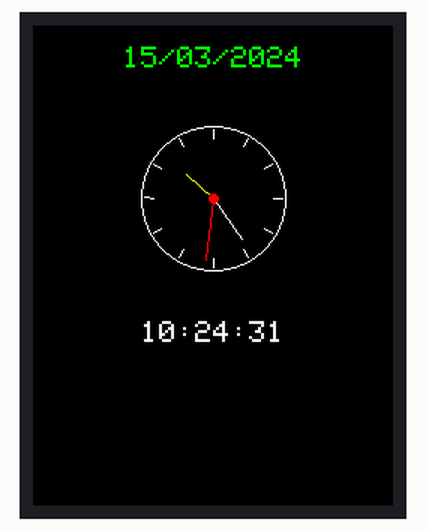
A sketch run on a simulated ESP32. Parts: 240×320 colour display. WiFi joins after 1.5 s; servers stay silent unless stated; the local clock reads 2024-03-15 10:24:30 at power-on unless the sketch sets it; what the sketch prints to the serial monitor is not drawn.

Above: at 2.0 s.
At 7.0 s:
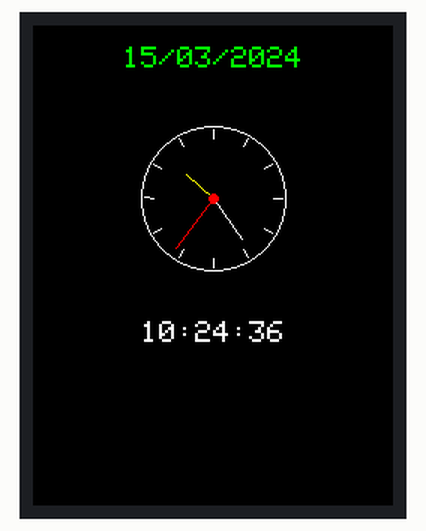
At 11.0 s:
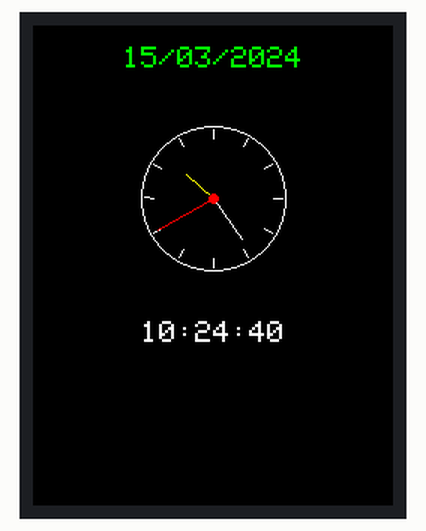
At 20.0 s:
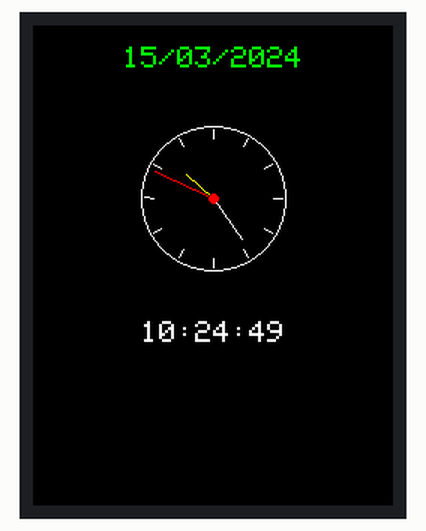
At 29.0 s:
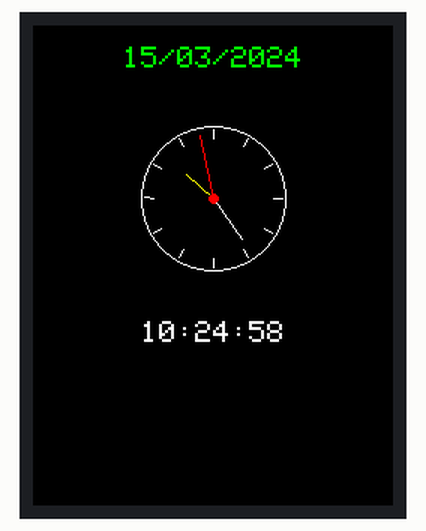
At 39.0 s:
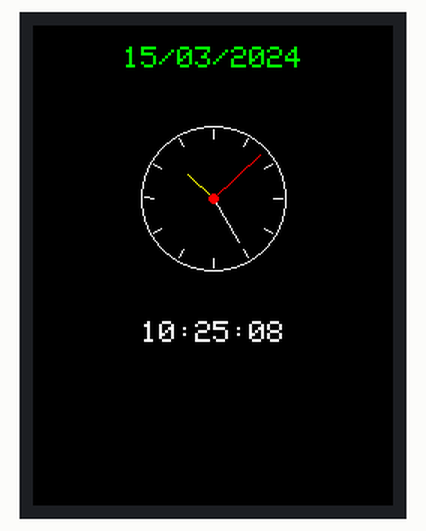

The sketch:

LB8.ino
```cpp
#include <Arduino.h>
#include <M5Unified.h>
#include <WiFi.h>
#include <WebServer.h>
#include <time.h>


// Данные Wi-Fi
const char* ssid = "ASOIU";
const char* password = "kaf.asoiu.48";

// Создание Web-сервера
WebServer server(80);

// Настройки NTP
const char* ntpServer = "pool.ntp.org";
const long gmtOffset_sec = 5 * 3600;
const int daylightOffset_sec = 0;

// Обработка главной страницы
void handleRoot() {
  server.send(200, "text/html",
    "<html><head><meta charset='UTF-8'>"
    "<meta http-equiv='refresh' content='1'>"
    "<title>M5StickS3 Clock</title></head>"
    "<body style='text-align:center;font-family:Arial'>"
    "<h1>M5StickS3 Clock</h1>"
    "<h2>Current time</h2>"
    "<h1 id='clock'>Loading...</h1>"
    "<script>"
    "async function updateTime(){"
    "let r=await fetch('/time');"
    "document.getElementById('clock').innerText=await r.text();"
    "}"
    "updateTime();setInterval(updateTime,1000);"
    "</script></body></html>");
}

// Передача текущего времени
void handleTime() {
  struct tm timeinfo;

  if (!getLocalTime(&timeinfo)) {
    server.send(503, "text/plain", "Time unavailable");
    return;
  }

  char timeString[20];

  strftime(timeString, sizeof(timeString),
           "%H:%M:%S", &timeinfo);

  server.send(200, "text/plain", timeString);
}

// Обработка неизвестных адресов
void handleNotFound() {
  server.send(404, "text/plain", "Not found");
}

void drawClock(struct tm timeinfo) {
  M5Canvas canvas(&M5.Display);

  canvas.createSprite(M5.Display.width(), M5.Display.height());
  canvas.setTextDatum(MC_DATUM);

  int cx = M5.Display.width() / 2;
  int cy = 115;
  int radius = 48;

  canvas.fillSprite(TFT_BLACK);

  // Дата над часами
  char dateString[20];

  strftime(dateString, sizeof(dateString),
           "%d/%m/%Y", &timeinfo);

  canvas.setTextColor(TFT_GREEN);
  canvas.setTextSize(2);
  canvas.drawString(dateString, cx, 22);

  // Циферблат
  canvas.drawCircle(cx, cy, radius, TFT_WHITE);

  // Деления циферблата
  for (int i = 0; i < 12; i++) {
    float angle = (i * 30 - 90) * PI / 180.0;

    int x1 = cx + cos(angle) * 40;
    int y1 = cy + sin(angle) * 40;

    int x2 = cx + cos(angle) * 46;
    int y2 = cy + sin(angle) * 46;

    canvas.drawLine(x1, y1, x2, y2, TFT_WHITE);
  }

  // Расчёт углов стрелок
  float hourAngle =
    ((timeinfo.tm_hour % 12) * 30 +
     timeinfo.tm_min * 0.5 - 90) * PI / 180.0;

  float minuteAngle =
    (timeinfo.tm_min * 6 - 90) * PI / 180.0;

  float secondAngle =
    (timeinfo.tm_sec * 6 - 90) * PI / 180.0;

  // Часовая стрелка
  int hx = cx + cos(hourAngle) * 23;
  int hy = cy + sin(hourAngle) * 23;

  canvas.drawLine(cx, cy, hx, hy, TFT_YELLOW);

  // Минутная стрелка
  int mx = cx + cos(minuteAngle) * 34;
  int my = cy + sin(minuteAngle) * 34;

  canvas.drawLine(cx, cy, mx, my, TFT_WHITE);

  // Секундная стрелка
  int sx = cx + cos(secondAngle) * 42;
  int sy = cy + sin(secondAngle) * 42;

  canvas.drawLine(cx, cy, sx, sy, TFT_RED);

  // Центральная точка
  canvas.fillCircle(cx, cy, 3, TFT_RED);

  // Время под часами
  char timeString[20];

  strftime(timeString, sizeof(timeString),
           "%H:%M:%S", &timeinfo);

  canvas.setTextColor(TFT_WHITE);
  canvas.setTextSize(2);
  canvas.drawString(timeString, cx, 205);

  // Вывод готового изображения на экран
  canvas.pushSprite(0, 0);

  canvas.deleteSprite();
}

void setup() {
  // Инициализация устройства
  auto cfg = M5.config();
  M5.begin(cfg);

  M5.Display.setRotation(0);
  M5.Display.setTextDatum(middle_center);
  M5.Display.fillScreen(TFT_BLACK);

  Serial.begin(115200);

  // Подключение к Wi-Fi
  WiFi.begin(ssid, password);

  M5.Display.drawString("Connecting WiFi...",
                        M5.Display.width() / 2, 100);

  Serial.println("");

  // Ожидание подключения
  while (WiFi.status() != WL_CONNECTED) {
    delay(500);
    Serial.print(".");
  }

  Serial.println("");
  Serial.print("Connected to ");
  Serial.println(ssid);

  Serial.print("IP address: ");
  Serial.println(WiFi.localIP());

  // Синхронизация времени через NTP
  configTime(gmtOffset_sec, daylightOffset_sec,
             ntpServer);

  struct tm timeinfo;

  M5.Display.fillScreen(TFT_BLACK);
  M5.Display.drawString("Synchronizing NTP...",
                        M5.Display.width() / 2, 100);

  if (getLocalTime(&timeinfo, 15000)) {
    Serial.println("NTP synchronized!");
  } else {
    Serial.println("NTP synchronization failed!");
  }

  // Регистрация обработчиков Web-сервера
  server.on("/", handleRoot);
  server.on("/time", handleTime);
  server.onNotFound(handleNotFound);

  // Запуск Web-сервера
  server.begin();

  Serial.println("HTTP server started!");
}

void loop() {
  // Обработка запросов Web-сервера
  server.handleClient();

  // Получение и отображение времени
  static unsigned long lastUpdate = 0;

  if (millis() - lastUpdate >= 1000) {
    lastUpdate = millis();

    struct tm timeinfo;

    if (getLocalTime(&timeinfo)) {
      drawClock(timeinfo);
    }
  }

  delay(2);
}
```

Measured:
- what the display in image 0 shows lasts 1.0 s, from 2.0 s to 3.0 s
